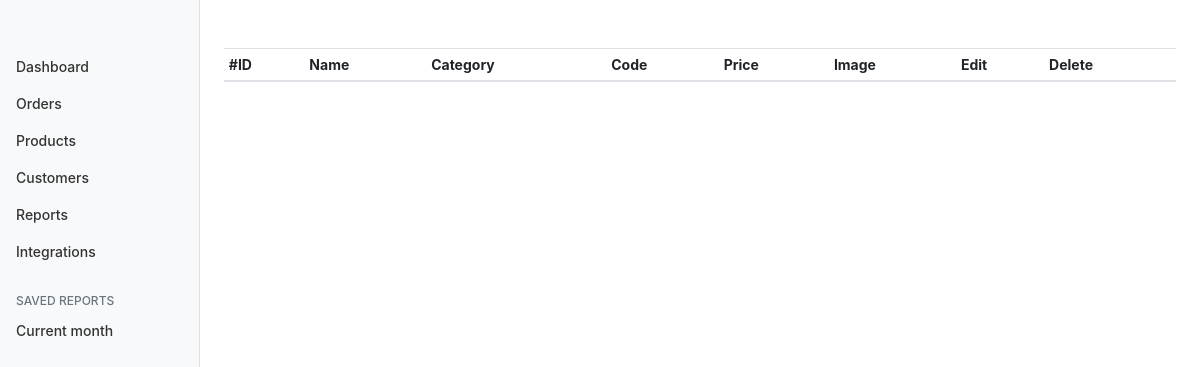
Page /admin/pages/allproduct.php on the earlier database version.
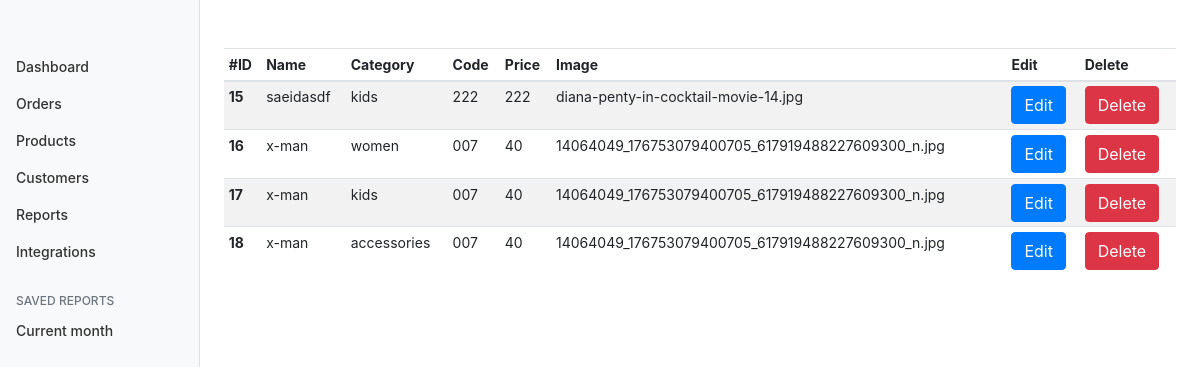
Same page on the later database version.
### tables this page shows
CREATE TABLE `products` (
  `pid` int(250) NOT NULL,
  `p_name` varchar(250) NOT NULL,
  `p_code` varchar(250) NOT NULL,
  `p_category` varchar(250) NOT NULL,
  `p_price` varchar(250) NOT NULL,
  `p_img` varchar(250) NOT NULL
);

### admin/pages/allproduct.php (the view, shortened to what this page needs)
<!doctype html>
<html lang="en">
<head>
    <link rel="stylesheet" href="../../node_modules/bootstrap/dist/css/bootstrap.min.css">
</head>
<body>
    <div class="container-fluid">
        <div class="row">
            <nav class="col-md-2 d-none d-md-block bg-light sidebar text-white">
                <div class="sidebar-sticky">
                    <ul class="nav flex-column">
                        <li class="nav-item">
                            <a class="nav-link" href="gooogle.com">
                                Dashboard <span class="sr-only">(current)</span>
                            </a>
                        </li>
                        <li class="nav-item">
                            <a class="nav-link" href="#">
                                Orders
                            </a>
                        </li>
                        <li class="nav-item">
                            <a class="nav-link" href="#">
                                <i class="fe fe-heart"></i> Products
                            </a>
                        </li>
                        <li class="nav-item">
                            <a class="nav-link" href="#">
                                Customers
                            </a>
                        </li>
                        <li class="nav-item">
                            <a class="nav-link" href="#">
                                Reports
                            </a>
                        </li>
                        <li class="nav-item">
                            <a class="nav-link" href="#">
                                Integrations
                            </a>
                        </li>
                    </ul>
                    <h6 class="sidebar-heading d-flex justify-content-between align-items-center px-3 mt-4 mb-1 text-muted">
                        <span>Saved reports</span>
                    </h6>
                    <ul class="nav flex-column mb-2">
                        <li class="nav-item">
                            <a class="nav-link" href="#nav">
                                Current month
                            </a>
                        </li>
                    </ul>
                </div>
            </nav>
            <main role="main" class="col-md-9 ml-sm-auto col-lg-10 px-4">
                <div class="table-responsive">
                    <table class="table table-striped table-sm">
                        <thead>
                            <tr>
                                <th>#ID</th>
                                <th>Name</th>
                                <th>Category</th>
                                <th>Code</th>
                                <th>Price</th>
                                <th>Image</th>
                                <th>Edit</th>
                                <th>Delete</th>
                            </tr>
                        </thead>
                        <tbody>
                            <?php include('../inc/connection.php');
                            $product_data = mysqli_query($connect, "SELECT * FROM products");
                            while ($product_slice = mysqli_fetch_array($product_data)) :
                            ?>
                                <tr>
                                    <th scope="row"><?php echo $product_slice['pid']; ?></th>
                                    <td><?php echo $product_slice['p_name']; ?></td>
                                    <td><?php echo $product_slice['p_category']; ?></td>
                                    <td><?php echo $product_slice['p_code']; ?></td>
                                    <td><?php echo $product_slice['p_price']; ?></td>
                                    <td><?php echo $product_slice['p_img']; ?></td>
                                    <td>
                                        <a href='./editproduct.php?epid=<?php echo $product_slice['pid']; ?>' class="btn btn-primary">Edit</a>
                                    </td>
                                    <td>
                                    <a class="btn btn-danger" href='../inc/deleteproduct.php?id=<?php echo $product_slice['pid']; ?>'>Delete</a>
                                    </td>
                                </tr>
                            <?php endwhile; ?>
                        </tbody>
                    </table>
                </div>
            </main>
        </div>
    </div>
</body>
</html>

Differences in the rows shown:
added products: pid "15", p_name "saeidasdf", p_category "kids", p_code "222", p_price "222", p_img "diana-penty-in-cocktail-movie-14.jpg"
added products: pid "16", p_name "x-man", p_category "women", p_code "007", p_price "40", p_img "14064049_176753079400705_617919488227609300_n.jpg"
added products: pid "17", p_name "x-man", p_category "kids", p_code "007", p_price "40", p_img "14064049_176753079400705_617919488227609300_n.jpg"
added products: pid "18", p_name "x-man", p_category "accessories", p_code "007", p_price "40", p_img "14064049_176753079400705_617919488227609300_n.jpg"
